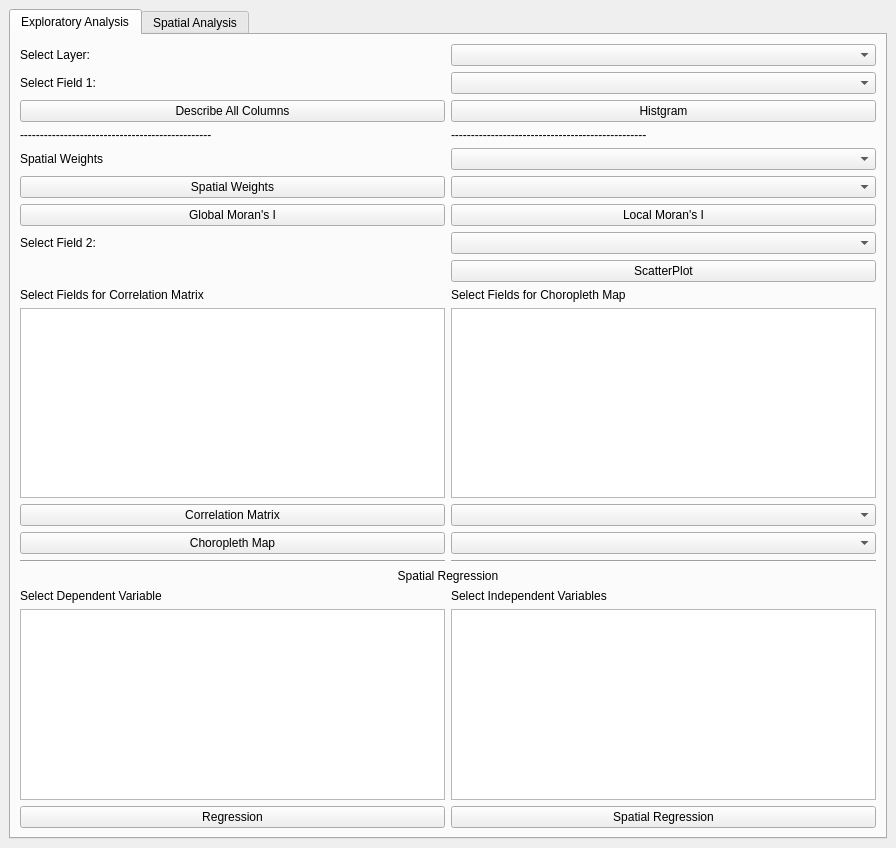
<?xml version="1.0" encoding="UTF-8"?>
<ui version="4.0">
 <class>PythonSpatialAnalysisDockWidgetBase</class>
 <widget class="QDockWidget" name="PythonSpatialAnalysisDockWidgetBase">
  <property name="geometry">
   <rect>
    <x>0</x>
    <y>0</y>
    <width>896</width>
    <height>848</height>
   </rect>
  </property>
  <property name="sizePolicy">
   <sizepolicy hsizetype="Expanding" vsizetype="Preferred">
    <horstretch>0</horstretch>
    <verstretch>0</verstretch>
   </sizepolicy>
  </property>
  <property name="windowTitle">
   <string>Python Spatial Analysis</string>
  </property>
  <widget class="QWidget" name="dockWidgetContents">
   <layout class="QVBoxLayout" name="verticalLayout_2">
    <item>
     <widget class="QTabWidget" name="tabWidget">
      <property name="sizePolicy">
       <sizepolicy hsizetype="Expanding" vsizetype="Expanding">
        <horstretch>0</horstretch>
        <verstretch>0</verstretch>
       </sizepolicy>
      </property>
      <property name="currentIndex">
       <number>0</number>
      </property>
      <widget class="QWidget" name="tab">
       <attribute name="title">
        <string>Exploratory Analysis</string>
       </attribute>
       <layout class="QGridLayout" name="gridLayout_2">
        <item row="9" column="0">
         <widget class="QLabel" name="label_5">
          <property name="text">
           <string>Select Fields for Correlation Matrix</string>
          </property>
         </widget>
        </item>
        <item row="14" column="1">
         <widget class="Line" name="line_3">
          <property name="orientation">
           <enum>Qt::Horizontal</enum>
          </property>
         </widget>
        </item>
        <item row="13" column="1">
         <widget class="QComboBox" name="comboBox_columns">
          <property name="sizePolicy">
           <sizepolicy hsizetype="Expanding" vsizetype="Fixed">
            <horstretch>0</horstretch>
            <verstretch>0</verstretch>
           </sizepolicy>
          </property>
         </widget>
        </item>
        <item row="10" column="0">
         <widget class="QListWidget" name="listWidget_fields_corr">
          <property name="sizePolicy">
           <sizepolicy hsizetype="Expanding" vsizetype="Expanding">
            <horstretch>0</horstretch>
            <verstretch>0</verstretch>
           </sizepolicy>
          </property>
          <property name="selectionMode">
           <enum>QAbstractItemView::MultiSelection</enum>
          </property>
          <property name="selectionRectVisible">
           <bool>true</bool>
          </property>
         </widget>
        </item>
        <item row="5" column="1">
         <widget class="QComboBox" name="comboBox_knn">
          <property name="enabled">
           <bool>true</bool>
          </property>
          <property name="editable">
           <bool>false</bool>
          </property>
         </widget>
        </item>
        <item row="6" column="1">
         <widget class="QPushButton" name="L_Morans_I">
          <property name="text">
           <string>Local Moran's I</string>
          </property>
         </widget>
        </item>
        <item row="2" column="0">
         <widget class="QPushButton" name="Describe">
          <property name="text">
           <string>Describe All Columns</string>
          </property>
         </widget>
        </item>
        <item row="19" column="0">
         <widget class="QPushButton" name="btn_regression">
          <property name="text">
           <string>Regression</string>
          </property>
         </widget>
        </item>
        <item row="1" column="0">
         <widget class="QLabel" name="label_2">
          <property name="text">
           <string>Select Field 1:</string>
          </property>
         </widget>
        </item>
        <item row="1" column="1">
         <widget class="QgsFieldComboBox" name="mFieldComboBox_1"/>
        </item>
        <item row="3" column="1">
         <widget class="QLabel" name="label_8">
          <property name="text">
           <string>-------------------------------------------------</string>
          </property>
         </widget>
        </item>
        <item row="5" column="0">
         <widget class="QPushButton" name="SpatialWeights">
          <property name="text">
           <string>Spatial Weights</string>
          </property>
         </widget>
        </item>
        <item row="18" column="0">
         <widget class="QListWidget" name="listWidget_dep"/>
        </item>
        <item row="0" column="1">
         <widget class="QgsMapLayerComboBox" name="mMapLayerComboBox">
          <property name="currentIndex">
           <number>-1</number>
          </property>
          <property name="showCrs">
           <bool>true</bool>
          </property>
         </widget>
        </item>
        <item row="3" column="0">
         <widget class="QLabel" name="label_7">
          <property name="text">
           <string>------------------------------------------------</string>
          </property>
         </widget>
        </item>
        <item row="7" column="1">
         <widget class="QgsFieldComboBox" name="mFieldComboBox_2"/>
        </item>
        <item row="17" column="0">
         <widget class="QLabel" name="label_13">
          <property name="text">
           <string>Select Dependent Variable</string>
          </property>
         </widget>
        </item>
        <item row="11" column="1">
         <widget class="QComboBox" name="comboBox_rows">
          <property name="sizePolicy">
           <sizepolicy hsizetype="Expanding" vsizetype="Fixed">
            <horstretch>0</horstretch>
            <verstretch>0</verstretch>
           </sizepolicy>
          </property>
          <property name="currentIndex">
           <number>-1</number>
          </property>
          <property name="modelColumn">
           <number>0</number>
          </property>
         </widget>
        </item>
        <item row="13" column="0">
         <widget class="QPushButton" name="choropleth_map">
          <property name="text">
           <string>Choropleth Map</string>
          </property>
         </widget>
        </item>
        <item row="10" column="1">
         <widget class="QListWidget" name="listWidget_fields_map">
          <property name="selectionMode">
           <enum>QAbstractItemView::MultiSelection</enum>
          </property>
          <property name="selectionRectVisible">
           <bool>true</bool>
          </property>
         </widget>
        </item>
        <item row="15" column="0" colspan="2">
         <widget class="QLabel" name="label_12">
          <property name="text">
           <string>Spatial Regression</string>
          </property>
          <property name="alignment">
           <set>Qt::AlignCenter</set>
          </property>
         </widget>
        </item>
        <item row="2" column="1">
         <widget class="QPushButton" name="Histgram">
          <property name="text">
           <string>Histgram</string>
          </property>
         </widget>
        </item>
        <item row="14" column="0">
         <widget class="Line" name="line_2">
          <property name="orientation">
           <enum>Qt::Horizontal</enum>
          </property>
         </widget>
        </item>
        <item row="9" column="1">
         <widget class="QLabel" name="label_14">
          <property name="text">
           <string>Select Fields for Choropleth Map</string>
          </property>
         </widget>
        </item>
        <item row="4" column="1">
         <widget class="QComboBox" name="comboBox_weights"/>
        </item>
        <item row="8" column="1">
         <widget class="QPushButton" name="ScatterPlot">
          <property name="text">
           <string>ScatterPlot</string>
          </property>
         </widget>
        </item>
        <item row="19" column="1">
         <widget class="QPushButton" name="btn_SpatialReg">
          <property name="text">
           <string>Spatial Regression</string>
          </property>
         </widget>
        </item>
        <item row="11" column="0">
         <widget class="QPushButton" name="Corr_fields">
          <property name="text">
           <string>Correlation Matrix</string>
          </property>
         </widget>
        </item>
        <item row="18" column="1">
         <widget class="QListWidget" name="listWidget_Indep">
          <property name="selectionMode">
           <enum>QAbstractItemView::MultiSelection</enum>
          </property>
         </widget>
        </item>
        <item row="6" column="0">
         <widget class="QPushButton" name="G_Morans_I">
          <property name="text">
           <string>Global Moran's I</string>
          </property>
         </widget>
        </item>
        <item row="4" column="0">
         <widget class="QLabel" name="label_3">
          <property name="text">
           <string>Spatial Weights</string>
          </property>
         </widget>
        </item>
        <item row="0" column="0">
         <widget class="QLabel" name="label">
          <property name="text">
           <string>Select Layer:</string>
          </property>
         </widget>
        </item>
        <item row="7" column="0">
         <widget class="QLabel" name="label_4">
          <property name="text">
           <string>Select Field 2:</string>
          </property>
         </widget>
        </item>
        <item row="17" column="1">
         <widget class="QLabel" name="label_15">
          <property name="text">
           <string>Select Independent Variables</string>
          </property>
         </widget>
        </item>
       </layout>
      </widget>
      <widget class="QWidget" name="tab_2">
       <attribute name="title">
        <string>Spatial Analysis</string>
       </attribute>
       <layout class="QVBoxLayout" name="verticalLayout">
        <item>
         <layout class="QGridLayout" name="gridLayout">
          <item row="29" column="0">
           <widget class="QgsFieldComboBox" name="mFieldComboBox_Facility_Capacity"/>
          </item>
          <item row="3" column="0">
           <widget class="QLabel" name="label_9">
            <property name="text">
             <string>Select Day:</string>
            </property>
           </widget>
          </item>
          <item row="17" column="0">
           <widget class="QgsMapLayerComboBox" name="mMapLayerComboBox_Customer"/>
          </item>
          <item row="21" column="0">
           <widget class="QgsFieldComboBox" name="mFieldComboBox_Customer_Demand"/>
          </item>
          <item row="18" column="0">
           <widget class="QLabel" name="label_16">
            <property name="text">
             <string>Select Customer ID Field</string>
            </property>
           </widget>
          </item>
          <item row="26" column="0">
           <widget class="QLabel" name="label_20">
            <property name="text">
             <string>Select Facility Fixed Cost Field</string>
            </property>
           </widget>
          </item>
          <item row="16" column="0">
           <widget class="QLabel" name="label_11">
            <property name="text">
             <string>Select Customer Layer</string>
            </property>
           </widget>
          </item>
          <item row="27" column="0">
           <widget class="QgsFieldComboBox" name="mFieldComboBox_Facility_Cost"/>
          </item>
          <item row="13" column="0">
           <widget class="Line" name="line">
            <property name="orientation">
             <enum>Qt::Horizontal</enum>
            </property>
           </widget>
          </item>
          <item row="32" column="0">
           <widget class="QPushButton" name="btn_optimize">
            <property name="text">
             <string>Final Optimal Facility Locations</string>
            </property>
           </widget>
          </item>
          <item row="10" column="0">
           <widget class="QPushButton" name="btn_Interpolate">
            <property name="text">
             <string>Interpolation (GP)</string>
            </property>
           </widget>
          </item>
          <item row="12" column="0">
           <spacer name="verticalSpacer_2">
            <property name="orientation">
             <enum>Qt::Vertical</enum>
            </property>
            <property name="sizeType">
             <enum>QSizePolicy::Fixed</enum>
            </property>
            <property name="sizeHint" stdset="0">
             <size>
              <width>20</width>
              <height>20</height>
             </size>
            </property>
           </spacer>
          </item>
          <item row="14" column="0">
           <widget class="QLabel" name="label_10">
            <property name="text">
             <string>Spatial Optimization</string>
            </property>
            <property name="alignment">
             <set>Qt::AlignCenter</set>
            </property>
           </widget>
          </item>
          <item row="9" column="0">
           <widget class="QPushButton" name="btn_Read_rainfall">
            <property name="text">
             <string>Read Rainfall Data</string>
            </property>
           </widget>
          </item>
          <item row="22" column="0">
           <widget class="QLabel" name="label_17">
            <property name="text">
             <string>Select Facility Layer</string>
            </property>
           </widget>
          </item>
          <item row="19" column="0">
           <widget class="QgsFieldComboBox" name="mFieldComboBox_Customer_ID"/>
          </item>
          <item row="0" column="0">
           <widget class="QLabel" name="label_6">
            <property name="text">
             <string>Spatial Interpolation</string>
            </property>
            <property name="alignment">
             <set>Qt::AlignCenter</set>
            </property>
           </widget>
          </item>
          <item row="20" column="0">
           <widget class="QLabel" name="label_19">
            <property name="text">
             <string>Select Customer Demand Field</string>
            </property>
           </widget>
          </item>
          <item row="24" column="0">
           <widget class="QLabel" name="label_18">
            <property name="text">
             <string>Select Facility ID Field</string>
            </property>
           </widget>
          </item>
          <item row="28" column="0">
           <widget class="QLabel" name="label_21">
            <property name="text">
             <string>Select Facility Capacity Field</string>
            </property>
           </widget>
          </item>
          <item row="25" column="0">
           <widget class="QgsFieldComboBox" name="mFieldComboBox_Facility_ID"/>
          </item>
          <item row="23" column="0">
           <widget class="QgsMapLayerComboBox" name="mMapLayerComboBox_Facility"/>
          </item>
          <item row="30" column="0">
           <widget class="QLabel" name="label_22">
            <property name="text">
             <string>Weight for Transportation cost</string>
            </property>
           </widget>
          </item>
          <item row="4" column="0">
           <widget class="QSlider" name="sl_rainfall">
            <property name="minimum">
             <number>1</number>
            </property>
            <property name="maximum">
             <number>10</number>
            </property>
            <property name="pageStep">
             <number>1</number>
            </property>
            <property name="orientation">
             <enum>Qt::Horizontal</enum>
            </property>
            <property name="tickPosition">
             <enum>QSlider::TicksAbove</enum>
            </property>
            <property name="tickInterval">
             <number>1</number>
            </property>
           </widget>
          </item>
          <item row="31" column="0">
           <widget class="QSlider" name="horizontalSlider_weight">
            <property name="minimum">
             <number>1</number>
            </property>
            <property name="maximum">
             <number>100</number>
            </property>
            <property name="singleStep">
             <number>1</number>
            </property>
            <property name="pageStep">
             <number>5</number>
            </property>
            <property name="value">
             <number>10</number>
            </property>
            <property name="orientation">
             <enum>Qt::Horizontal</enum>
            </property>
            <property name="tickPosition">
             <enum>QSlider::TicksBothSides</enum>
            </property>
           </widget>
          </item>
         </layout>
        </item>
        <item>
         <spacer name="verticalSpacer">
          <property name="orientation">
           <enum>Qt::Vertical</enum>
          </property>
          <property name="sizeHint" stdset="0">
           <size>
            <width>20</width>
            <height>40</height>
           </size>
          </property>
         </spacer>
        </item>
       </layout>
      </widget>
     </widget>
    </item>
   </layout>
  </widget>
 </widget>
 <customwidgets>
  <customwidget>
   <class>QgsFieldComboBox</class>
   <extends>QComboBox</extends>
   <header>qgsfieldcombobox.h</header>
  </customwidget>
  <customwidget>
   <class>QgsMapLayerComboBox</class>
   <extends>QComboBox</extends>
   <header>qgsmaplayercombobox.h</header>
  </customwidget>
 </customwidgets>
 <resources/>
 <connections/>
</ui>
